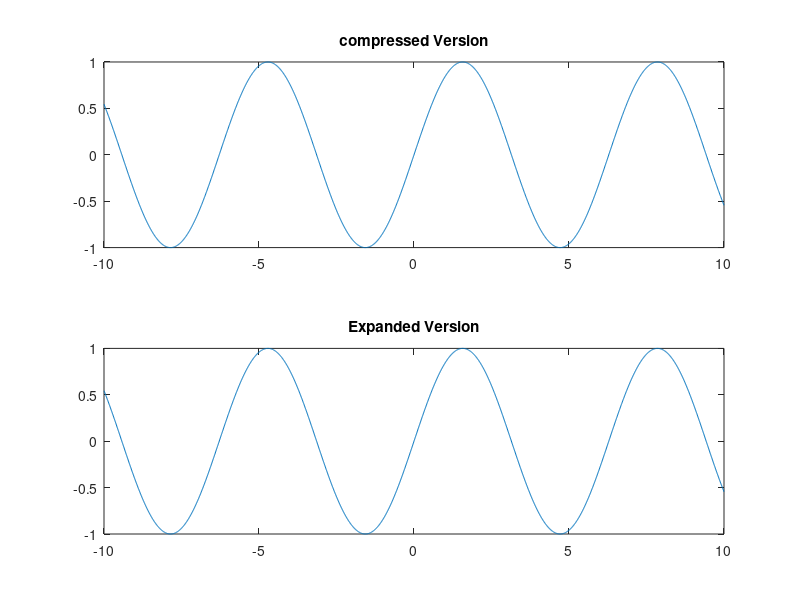

This figure's MATLAB source:
clc;
clear;
close all;
n=-10:0.01:10;
x=sin(n);
xcom=sin(n./2);
subplot(2,1,1);
plot(n,x);
title('compressed Version');

xexp=sin(2.*n);
subplot(2,1,2);
plot(n,x);
title('Expanded Version');